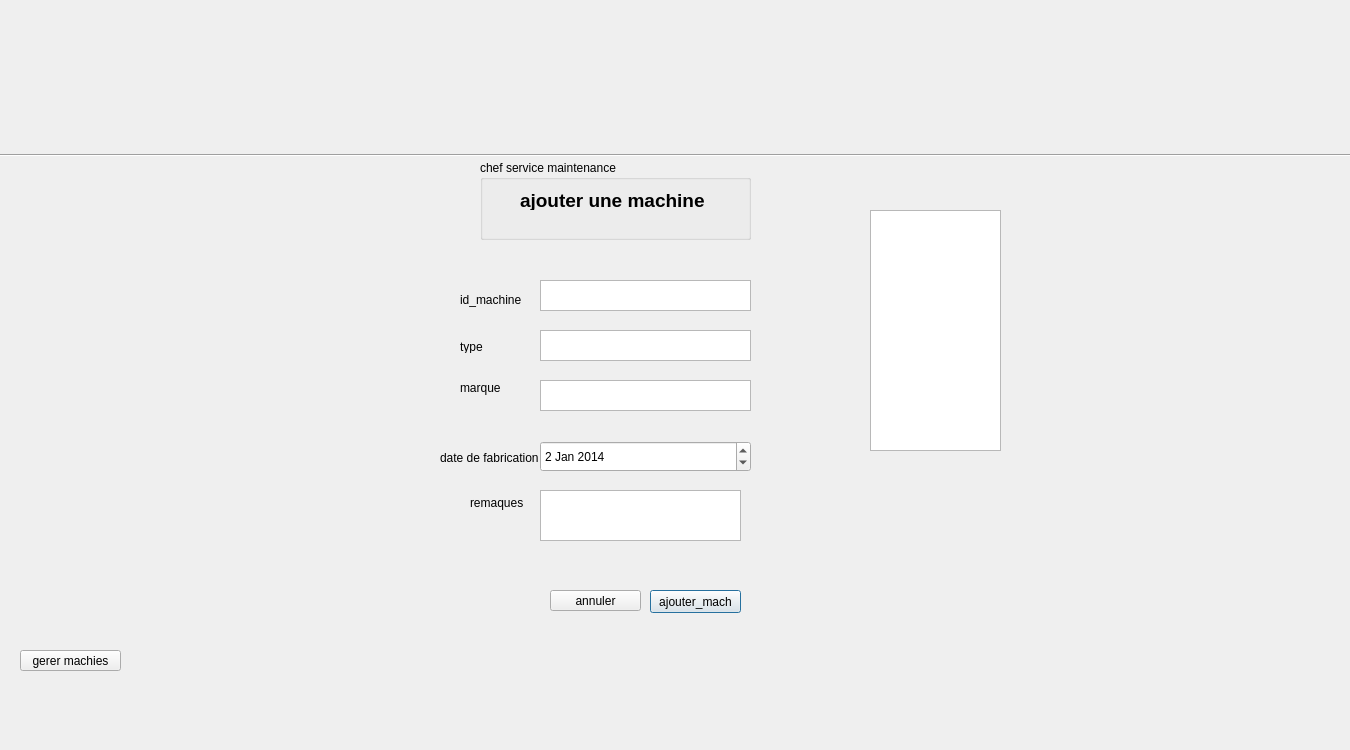
<?xml version="1.0" encoding="UTF-8"?>
<ui version="4.0">
 <class>ajouter_machine</class>
 <widget class="QDialog" name="ajouter_machine">
  <property name="geometry">
   <rect>
    <x>0</x>
    <y>0</y>
    <width>1350</width>
    <height>750</height>
   </rect>
  </property>
  <property name="windowTitle">
   <string>Dialog</string>
  </property>
  <widget class="QLabel" name="label">
   <property name="geometry">
    <rect>
     <x>0</x>
     <y>0</y>
     <width>1350</width>
     <height>750</height>
    </rect>
   </property>
   <property name="styleSheet">
    <string notr="true">background-image: url(:/sig/erp.jpg);</string>
   </property>
   <property name="text">
    <string/>
   </property>
   <property name="pixmap">
    <pixmap resource="iconnes.qrc">:/sig/images/erp.jpg</pixmap>
   </property>
  </widget>
  <widget class="QTableView" name="tableView">
   <property name="geometry">
    <rect>
     <x>870</x>
     <y>210</y>
     <width>131</width>
     <height>241</height>
    </rect>
   </property>
   <property name="maximumSize">
    <size>
     <width>256</width>
     <height>16777215</height>
    </size>
   </property>
   <property name="frameShadow">
    <enum>QFrame::Plain</enum>
   </property>
   <property name="lineWidth">
    <number>2</number>
   </property>
   <attribute name="horizontalHeaderDefaultSectionSize">
    <number>100</number>
   </attribute>
   <attribute name="horizontalHeaderMinimumSectionSize">
    <number>50</number>
   </attribute>
   <attribute name="verticalHeaderDefaultSectionSize">
    <number>27</number>
   </attribute>
   <attribute name="verticalHeaderMinimumSectionSize">
    <number>19</number>
   </attribute>
  </widget>
  <widget class="Line" name="line">
   <property name="geometry">
    <rect>
     <x>0</x>
     <y>130</y>
     <width>1351</width>
     <height>51</height>
    </rect>
   </property>
   <property name="orientation">
    <enum>Qt::Horizontal</enum>
   </property>
  </widget>
  <widget class="QTextEdit" name="id_machine_LE">
   <property name="geometry">
    <rect>
     <x>540</x>
     <y>280</y>
     <width>211</width>
     <height>31</height>
    </rect>
   </property>
  </widget>
  <widget class="QLabel" name="label_8">
   <property name="geometry">
    <rect>
     <x>440</x>
     <y>450</y>
     <width>111</width>
     <height>16</height>
    </rect>
   </property>
   <property name="text">
    <string>date de fabrication</string>
   </property>
  </widget>
  <widget class="QTextEdit" name="type_LE">
   <property name="geometry">
    <rect>
     <x>540</x>
     <y>330</y>
     <width>211</width>
     <height>31</height>
    </rect>
   </property>
  </widget>
  <widget class="QTextEdit" name="remarques_LE">
   <property name="geometry">
    <rect>
     <x>540</x>
     <y>490</y>
     <width>201</width>
     <height>51</height>
    </rect>
   </property>
  </widget>
  <widget class="QLabel" name="label_6">
   <property name="geometry">
    <rect>
     <x>460</x>
     <y>380</y>
     <width>61</width>
     <height>16</height>
    </rect>
   </property>
   <property name="text">
    <string>marque</string>
   </property>
  </widget>
  <widget class="QDateEdit" name="date_fabrication_2">
   <property name="geometry">
    <rect>
     <x>540</x>
     <y>441</y>
     <width>211</width>
     <height>31</height>
    </rect>
   </property>
   <property name="date">
    <date>
     <year>2014</year>
     <month>1</month>
     <day>2</day>
    </date>
   </property>
  </widget>
  <widget class="QPushButton" name="ajouter_mach_PB">
   <property name="geometry">
    <rect>
     <x>650</x>
     <y>590</y>
     <width>91</width>
     <height>23</height>
    </rect>
   </property>
   <property name="cursor">
    <cursorShape>PointingHandCursor</cursorShape>
   </property>
   <property name="text">
    <string>ajouter_mach</string>
   </property>
  </widget>
  <widget class="QLabel" name="label_9">
   <property name="geometry">
    <rect>
     <x>470</x>
     <y>495</y>
     <width>71</width>
     <height>16</height>
    </rect>
   </property>
   <property name="text">
    <string>remaques</string>
   </property>
  </widget>
  <widget class="QLabel" name="label_4">
   <property name="geometry">
    <rect>
     <x>460</x>
     <y>290</y>
     <width>81</width>
     <height>20</height>
    </rect>
   </property>
   <property name="text">
    <string>id_machine</string>
   </property>
  </widget>
  <widget class="QTextEdit" name="marque_LE">
   <property name="geometry">
    <rect>
     <x>540</x>
     <y>380</y>
     <width>211</width>
     <height>31</height>
    </rect>
   </property>
  </widget>
  <widget class="QPushButton" name="Gere_mach_PB">
   <property name="geometry">
    <rect>
     <x>20</x>
     <y>650</y>
     <width>101</width>
     <height>21</height>
    </rect>
   </property>
   <property name="cursor">
    <cursorShape>PointingHandCursor</cursorShape>
   </property>
   <property name="text">
    <string>gerer machies</string>
   </property>
  </widget>
  <widget class="QLabel" name="label_3">
   <property name="geometry">
    <rect>
     <x>460</x>
     <y>340</y>
     <width>46</width>
     <height>13</height>
    </rect>
   </property>
   <property name="text">
    <string>type</string>
   </property>
  </widget>
  <widget class="QLabel" name="label_18">
   <property name="geometry">
    <rect>
     <x>520</x>
     <y>190</y>
     <width>221</width>
     <height>20</height>
    </rect>
   </property>
   <property name="font">
    <font>
     <pointsize>14</pointsize>
     <weight>75</weight>
     <bold>true</bold>
    </font>
   </property>
   <property name="text">
    <string>ajouter une machine</string>
   </property>
  </widget>
  <widget class="QPushButton" name="annuler_PB">
   <property name="geometry">
    <rect>
     <x>550</x>
     <y>590</y>
     <width>91</width>
     <height>21</height>
    </rect>
   </property>
   <property name="cursor">
    <cursorShape>PointingHandCursor</cursorShape>
   </property>
   <property name="text">
    <string>annuler</string>
   </property>
  </widget>
  <widget class="QGroupBox" name="groupBox">
   <property name="geometry">
    <rect>
     <x>480</x>
     <y>160</y>
     <width>271</width>
     <height>80</height>
    </rect>
   </property>
   <property name="title">
    <string>chef service maintenance</string>
   </property>
  </widget>
 </widget>
 <resources>
  <include location="iconnes.qrc"/>
 </resources>
 <connections/>
</ui>
